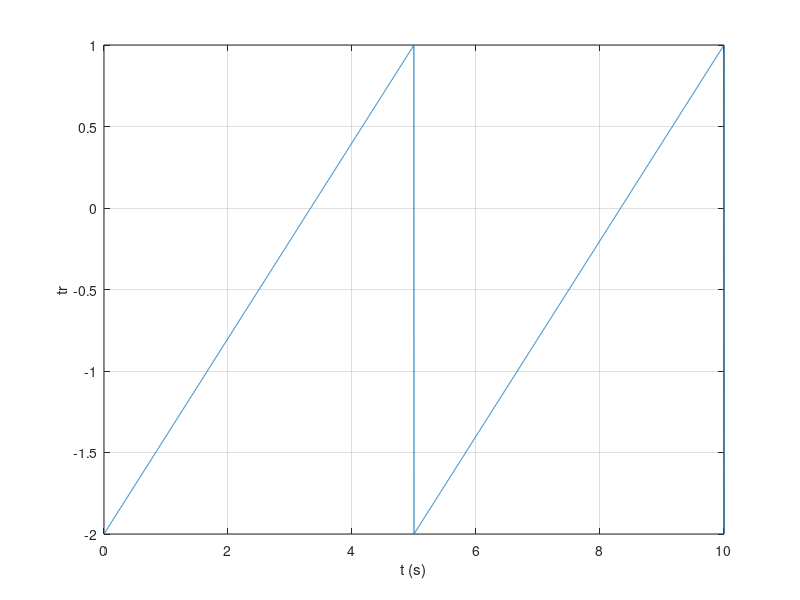
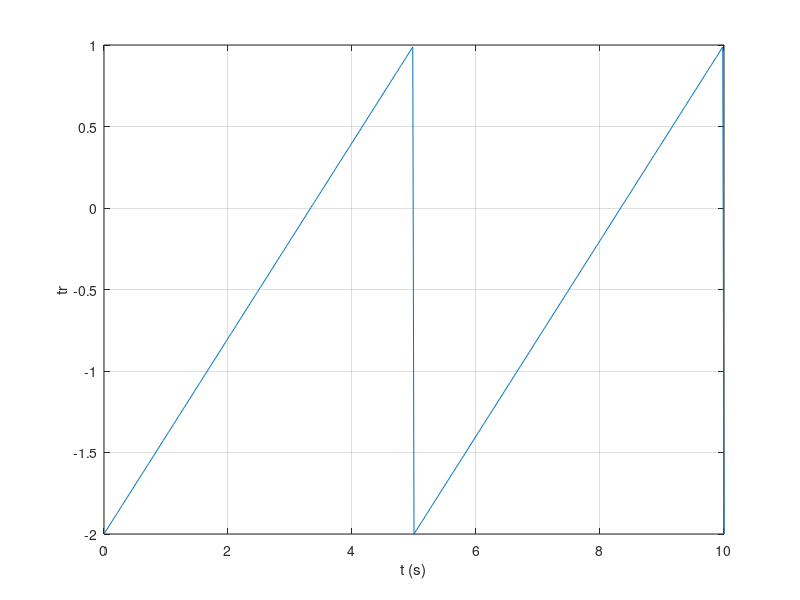
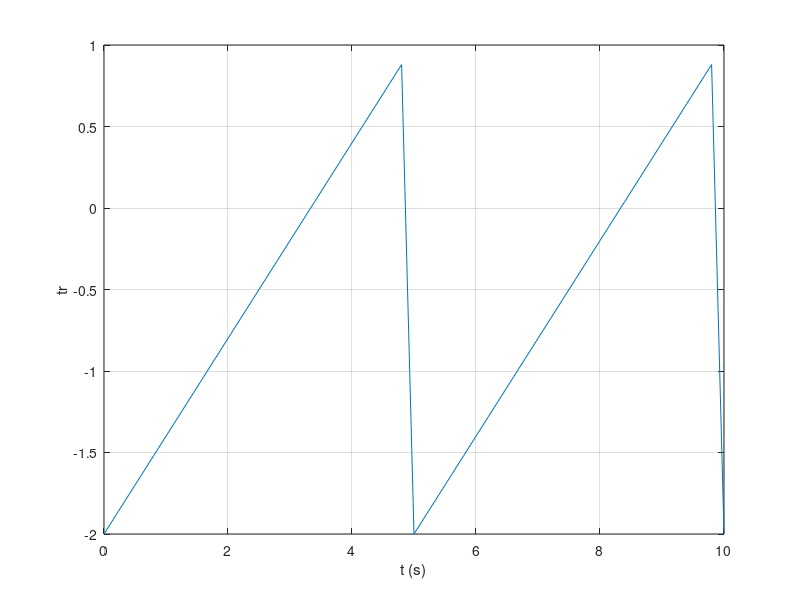

Write the MATLAB code that produced these figures, in order.
F = 0.2; %perioada masurata in s^-1/Hz
A = 1.5; %amplitudinea  
offset= -0.5; %arata cu cat se deplaseaza semnalul pe verticala  

t1 = 0:0.002:10; %timpul1 
x = offset + A*sawtooth(2*pi*F.*t1,1);%generarea semnalului
figure(1) %rezolutie de 2ms
plot(t1, x),xlabel('t (s)'),ylabel('tr') ,grid

t2 = 0:0.02:10; %timpul2
x = offset + A*sawtooth(2*pi*F.*t2,1);%generarea semnalului
figure(2)%rezoutie de 20ms
plot(t2, x),xlabel('t (s)'),ylabel('tr') ,grid

t3 = 0:0.2:10; %timpul3 
x = offset + A*sawtooth(2*pi*F.*t3,1);%generarea semnalului
figure(3)%rezolutie de 2 ms
plot(t3, x),xlabel('t (s)'),ylabel('tr') ,grid